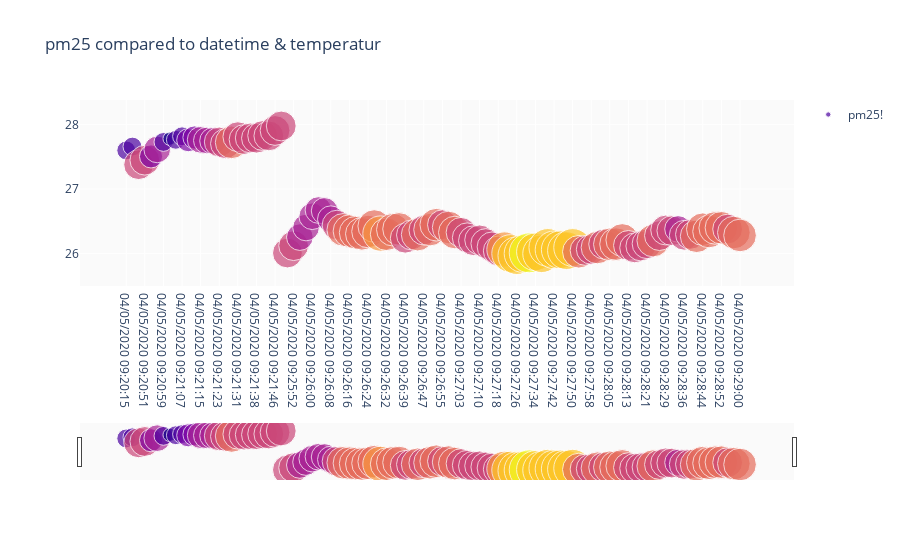

The notebook cell this image was saved under:
### Code cell
layout = go.Layout(
    title='pm25 compared to datetime & temperatur',
    plot_bgcolor='rgba(230, 230, 230, 0.2)',
    showlegend=True
)
size=df['pm25']

fig = go.Figure(data=[go.Scatter(
    x=df.head(200)['dateTime'],
    y=df.head(200)["temperature"],
    mode='markers',
    marker=dict(
        size=size,
        sizemode='area',
        sizeref=2.*max(size)/(40.**2),
        sizemin=4,
        color=df['pm25']
    ), 
    name='pm25!')],
    layout=layout
)

fig.update_xaxes(
    rangeslider_visible=True
)

fig.show()
